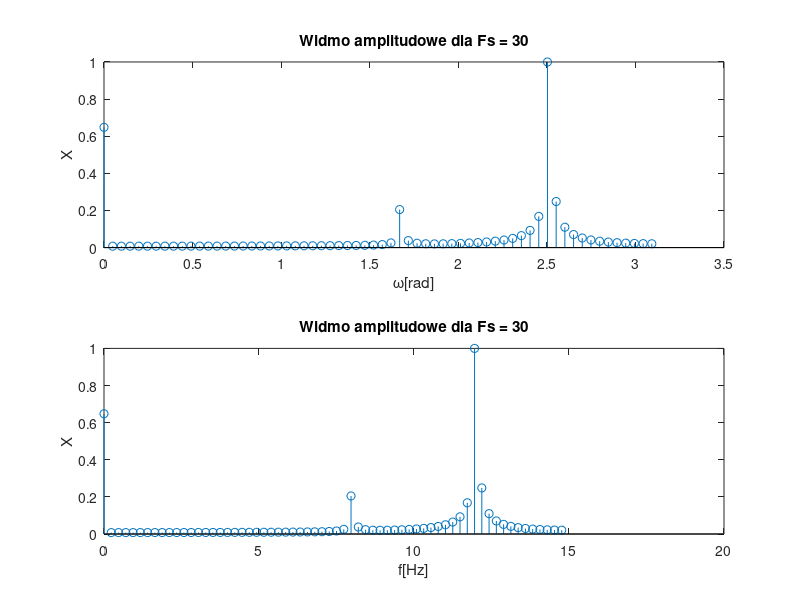
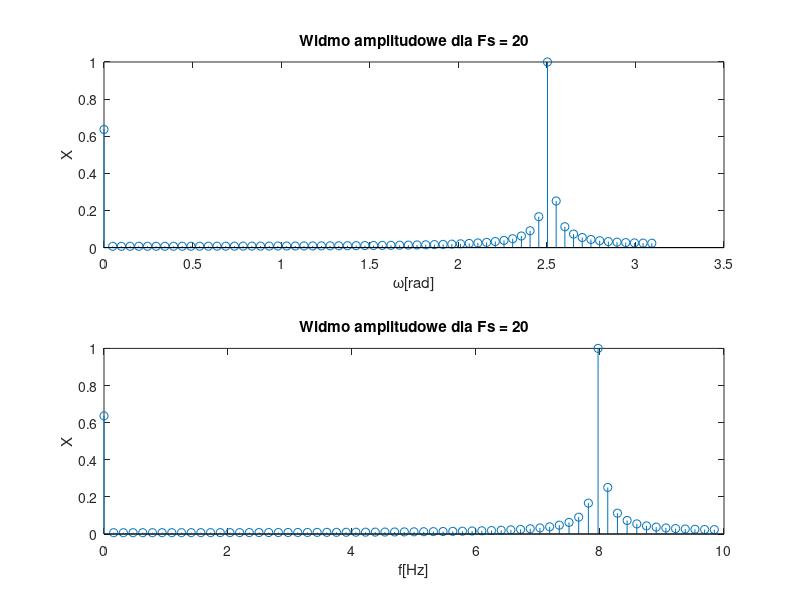
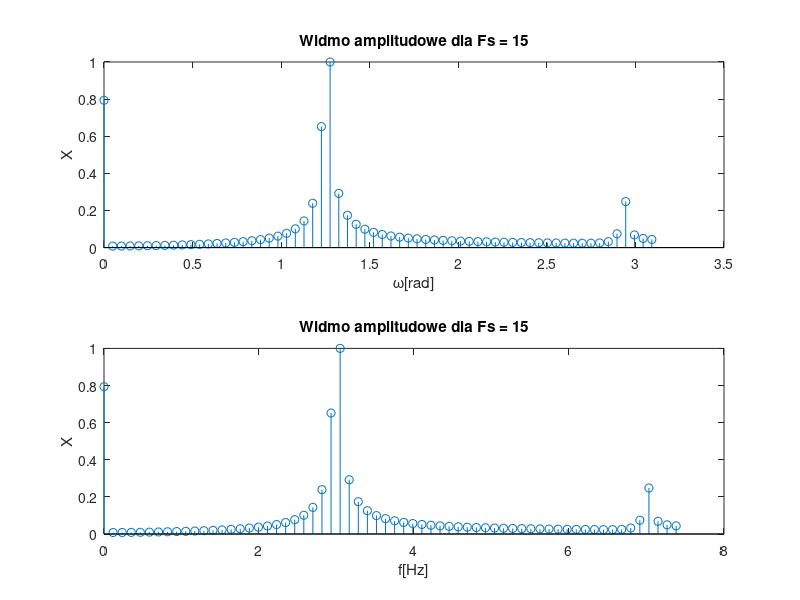

MATLAB code for these plots, in order:
%Malgorzata Targan
% 131420
% lab 2

clear all 
close all

Fs = [30 20 15]

N1 = 128;
n = [0: N1-1];

w(:,1) = 2*pi*n/N1;
w(:,2) = 2*pi*n/N1;
w(:,3) = 2*pi*n/N1;

f(:,1) = n*Fs(1)/N1;
f(:,2) = n*Fs(2)/N1;
f(:,3) = n*Fs(3)/N1;

x(:,1) = 3 + 2*sin(16*pi*n/Fs(1)) + 10*cos(24*pi*n/Fs(1));
x(:,2) = 3 + 2*sin(16*pi*n/Fs(2)) + 10*cos(24*pi*n/Fs(2));
x(:,3) = 3 + 2*sin(16*pi*n/Fs(3)) + 10*cos(24*pi*n/Fs(3));


X(:,1) = fft(x(:,1),N1);
X(:,2) = fft(x(:,2),N1);
X(:,3) = fft(x(:,3),N1);

figure(1)
subplot(2,1,1);
stem(w(1:length(w(:,1))/2,1), abs(X(1:length(X(:,1))/2,1)./max(X(:,1))));
xlabel('\omega[rad]');ylabel('X');title('Widmo amplitudowe dla Fs = 30')

subplot(2,1,2);
stem(f(1:length(f(:,1))/2,1), abs(X(1:length(X(:,1))/2,1)./max(X(:,1))));
xlabel('f[Hz]');ylabel('X');title('Widmo amplitudowe dla Fs = 30')


figure(2)
subplot(2,1,1);
stem(w(1:length(w(:,2))/2,2), abs(X(1:length(X(:,2))/2,2)./max(X(:,2))));
xlabel('\omega[rad]');ylabel('X');title('Widmo amplitudowe dla Fs = 20')

subplot(2,1,2);
stem(f(1:length(f(:,2))/2,2), abs(X(1:length(X(:,2))/2,2)./max(X(:,2))));
xlabel('f[Hz]');ylabel('X');title('Widmo amplitudowe dla Fs = 20')

figure(3)
subplot(2,1,1);
stem(w(1:length(w(:,3))/2,3), abs(X(1:length(X(:,3))/2,3)./max(X(:,3))));
xlabel('\omega[rad]');ylabel('X');title('Widmo amplitudowe dla Fs = 15')

subplot(2,1,2);
stem(f(1:length(f(:,3))/2,3), abs(X(1:length(X(:,3))/2,3)./max(X(:,3))));
xlabel('f[Hz]');ylabel('X');title('Widmo amplitudowe dla Fs = 15')

%Y=[X(1:(N+1)/2), zeros(1,K*N), X((N+1)/2+1:N)]; 
%xr =  =(K+1)*ifft(Y); 



